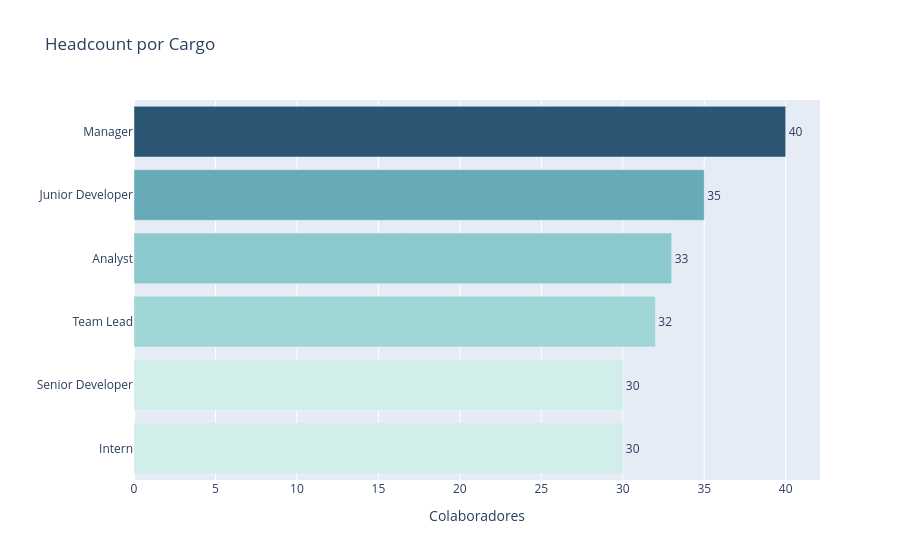

Notebook source saved alongside this figure:
### Markdown cell above
## 2. Composição por Cargo

### Code cell
por_cargo = df['Position'].value_counts().reset_index()
por_cargo.columns = ['cargo', 'total']

fig = px.bar(
    por_cargo,
    x='total', y='cargo',
    orientation='h',
    title='Headcount por Cargo',
    labels={'total': 'Colaboradores', 'cargo': ''},
    color='total',
    color_continuous_scale='Teal',
    text='total'
)
fig.update_traces(textposition='outside')
fig.update_layout(coloraxis_showscale=False, yaxis={'categoryorder': 'total ascending'})
fig.show()

### Figure 1 — Plotly figure (JSON) as saved in the notebook; plotly's stock layout.template omitted (floating-point values rounded to 4 significant figures)
{"data": [{"hovertemplate": "Colaboradores=%{marker.color}<br>=%{y}<extra></extra>", "legendgroup": "", "marker": {"color": [40, 35, 33, 32, 30, 30], "coloraxis": "coloraxis", "pattern": {"shape": ""}}, "name": "", "orientation": "h", "showlegend": false, "text": [40.0, 35.0, 33.0, 32.0, 30.0, 30.0], "textposition": "outside", "type": "bar", "x": [40, 35, 33, 32, 30, 30], "xaxis": "x", "y": ["Manager", "Junior Developer", "Analyst", "Team Lead", "Intern", "Senior Developer"], "yaxis": "y"}], "layout": {"barmode": "relative", "coloraxis": {"colorbar": {"title": {"text": "Colaboradores"}}, "colorscale": [[0.0, "rgb(209, 238, 234)"], [0.1667, "rgb(168, 219, 217)"], [0.3333, "rgb(133, 196, 201)"], [0.5, "rgb(104, 171, 184)"], [0.6667, "rgb(79, 144, 166)"], [0.8333, "rgb(59, 115, 143)"], [1.0, "rgb(42, 86, 116)"]], "showscale": false}, "legend": {"tracegroupgap": 0}, "title": {"text": "Headcount por Cargo"}, "xaxis": {"anchor": "y", "domain": [0.0, 1.0], "title": {"text": "Colaboradores"}}, "yaxis": {"anchor": "x", "categoryorder": "total ascending", "domain": [0.0, 1.0], "title": {"text": ""}}}}
